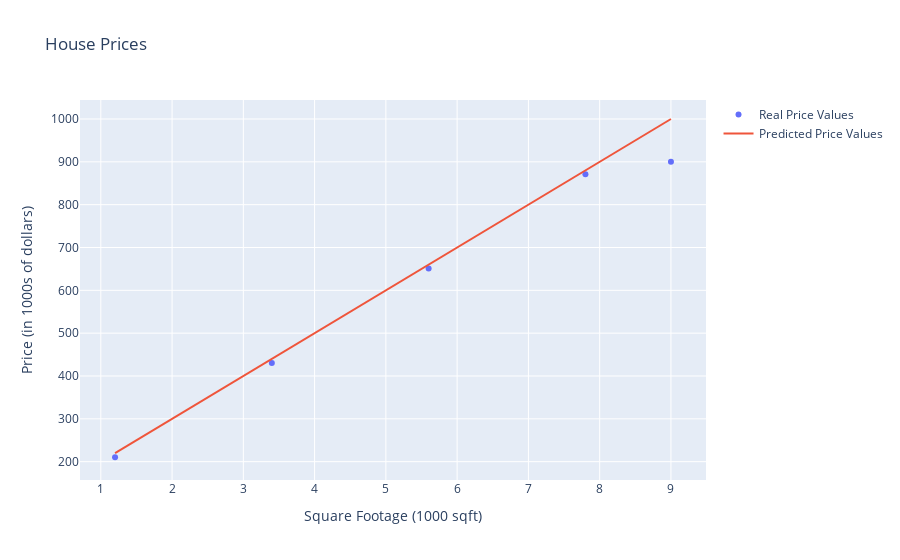

Notebook code cell kept with this figure:
### Code cell
f_wb = compute_model(x_train, 100, 100)
plot_data_with_trendline(x_train, y_train, f_wb)

### Figure 1 — Plotly figure (JSON) as saved in the notebook; plotly's stock layout.template omitted (floating-point values rounded to 4 significant figures)
{"data": [{"mode": "markers", "name": "Real Price Values", "type": "scatter", "x": [1.2, 3.4, 5.6, 7.8, 9], "y": [210.3, 430.5, 650.7, 870.9, 900.1]}, {"mode": "lines", "name": "Predicted Price Values", "type": "scatter", "x": [1.2, 3.4, 5.6, 7.8, 9], "y": [220, 440, 660, 880, 1000]}], "layout": {"title": {"text": "House Prices"}, "xaxis": {"title": {"text": "Square Footage (1000 sqft)"}}, "yaxis": {"title": {"text": "Price (in 1000s of dollars)"}}}}
